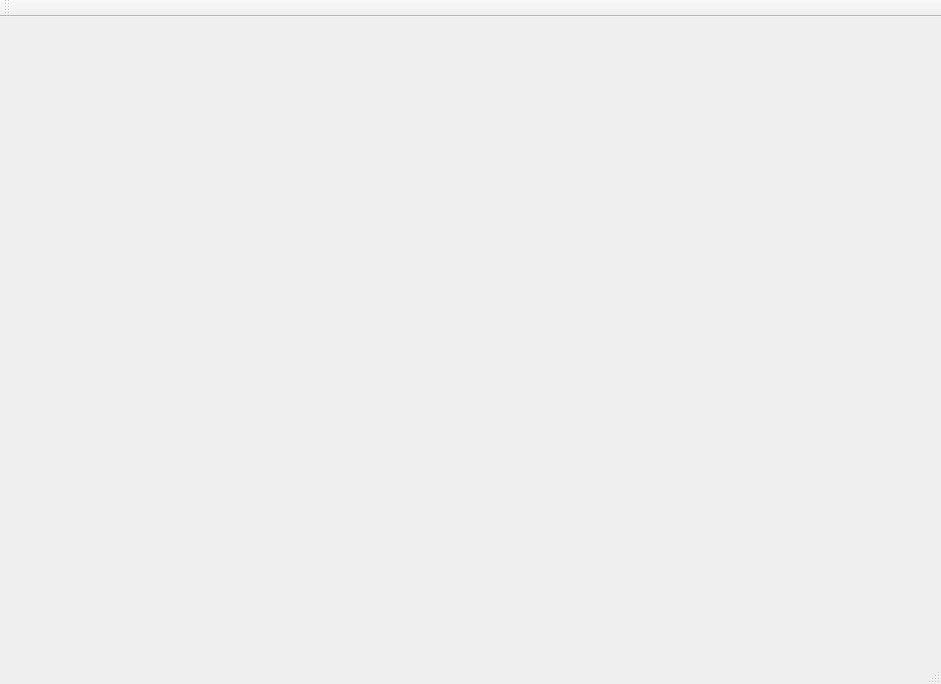
<?xml version="1.0" encoding="UTF-8"?>
<ui version="4.0">
 <class>sdk_demo_proClass</class>
 <widget class="QMainWindow" name="sdk_demo_proClass">
  <property name="geometry">
   <rect>
    <x>0</x>
    <y>0</y>
    <width>941</width>
    <height>684</height>
   </rect>
  </property>
  <property name="windowTitle">
   <string>sdk_demo_pro</string>
  </property>
  <widget class="QWidget" name="centralWidget"/>
  <widget class="QMenuBar" name="menuBar">
   <property name="geometry">
    <rect>
     <x>0</x>
     <y>0</y>
     <width>941</width>
     <height>23</height>
    </rect>
   </property>
  </widget>
  <widget class="QToolBar" name="mainToolBar">
   <attribute name="toolBarArea">
    <enum>TopToolBarArea</enum>
   </attribute>
   <attribute name="toolBarBreak">
    <bool>false</bool>
   </attribute>
  </widget>
  <widget class="QStatusBar" name="statusBar"/>
 </widget>
 <layoutdefault spacing="6" margin="11"/>
 <resources>
  <include location="sdk_demo_pro.qrc"/>
 </resources>
 <connections/>
</ui>
